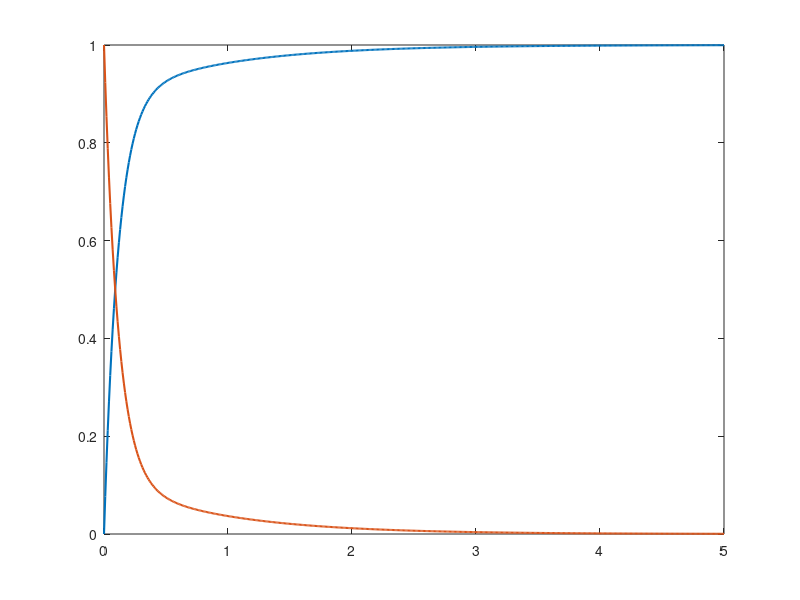

The MATLAB source for this figure: (Note: this script raises an error after producing the figure.)
tau = 0.5;
G = tf(1, [tau 1]);     % G(s) = 1 / (tau s + 1)

Kp = 4;
Ki = 5;
C  = tf([Kp Ki], [1 0]); % PI controller

L = C * G;
S = feedback(1, L);     % S = 1 / (1 + L)
T = feedback(L, 1);     % T = L / (1 + L)

t = 0:0.01:5;

% 1) Tracking: y for step in r
[y_track, t1] = step(T, t);

% 2) Regulation: y for step in output disturbance
[y_reg, t2] = step(S, t);

figure;
plot(t1, y_track, 'LineWidth', 1.5); hold on;
plot(t2, y_reg, 'LineWidth', 1.5);
yline(1, '--', 'Reference r(t) = 1');
yline(0, ':', 'Regulation target y(t) = 0');
xlabel('Time [s]'); ylabel('Output y(t)');
legend('Tracking (step r)', 'Regulation (step d)', ...
       'Location', 'Best');
grid on;
title('Tracking vs Regulation in MATLAB');
